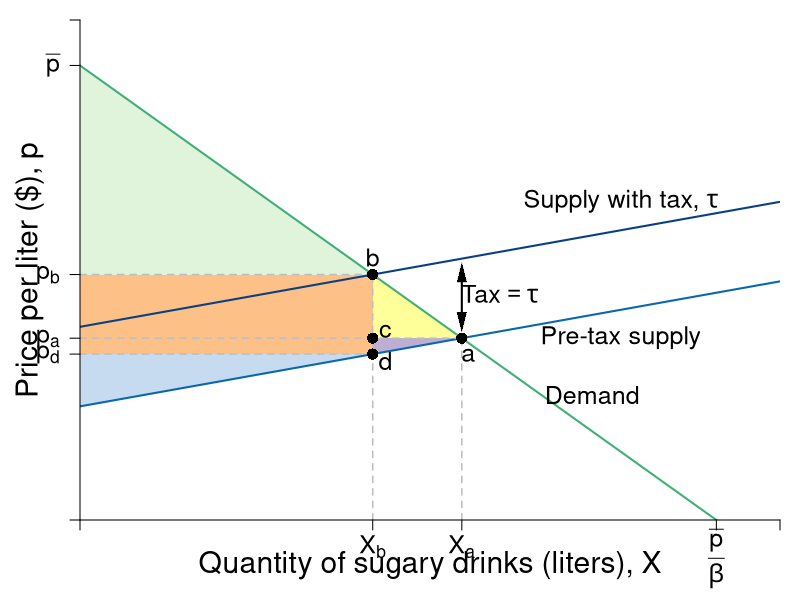

This figure's R source:
require(shape)
library(tidyverse)
pdf(file = "firmmarketsupply/sugar_tax_efficiency_elastic.pdf", width = 9, height = 7)

#Set parameters for graphics
axislabelsize <- 1.8
labelsize <- 1.5
namesize <- 1.8
annotatesize <- 1.5
graphlinewidth <- 2
segmentlinewidth <- 1.5

COL <- c("#7fc97f", "#beaed4", "#fdc086", "#ffff99", "#386cb0", "#f0027f", "#bf5b17", "#666666")
COLA <- c("#e0f3db", "#99d8c9","#66c2a4","#41ae76", "#238b45", "#005824")
COLB <- c("#c6dbef", "#4eb3d3", "#2b8cbe", "#0868ac","#084081")
COLC <- c("#fcfbfd", "#efedf5", "#dadaeb", "#bcbddc", "#9e9ac8", "#807dba", "#6a51a3", "#54278f", "#3f007d")

par(mar =  c(4, 4, 1, 1))

mrsA <- function(x, rmax = 20, xmax = 10) {
  rmax - (rmax/xmax)*x
}

uA <- function(x, y, rmax = 20, xmax = 10) {
  y + rmax*x - (1/2)(rmax/xmax)*x^2
}

Qs <- function(x, slope = 0.5, tax = 0){
  slope*x + 5 + tax
}

Qs_tax<- function(x, slope = 0.5, tax = 3.5){
  slope*x + 5 + tax
}

xlims <- c(0, 11)
ylims <- c(0, 22)

npts <- 501 
x <- seq(xlims[1], xlims[2], length.out = npts)
y <- seq(ylims[1], ylims[2], length.out = npts) 
a <- c(46.08, 55, 64)
b <- c(46.08, 55, 64)

#Equilibrium intersections
eq1 <- uniroot(function(x)  mrsA(x) - Qs(x)  , c(.01,10), tol=1e-8)   
eq2 <- uniroot(function(x)  mrsA(x) - Qs_tax(x)  , c(.01,10), tol=1e-8) 
xpre <- as.numeric(eq1[1])
xpost <- as.numeric(eq2[1])

plot(0, 0, xlim = xlims, ylim = ylims, type = "n",
     xlab = expression(paste("")),
     ylab = expression(paste("")), 
     xaxt = "n", 
     yaxt = "n", 
     cex.lab = axislabelsize, 
     bty = "n",
     xaxs = "i", 
     yaxs = "i")


ticksy <- c(0, Qs(xpost),  Qs(xpre), Qs_tax(xpost), 20, ylims[2])
ylabels <- c(NA, expression(paste(p[d])), expression(paste(p[a])), expression(paste(p[b])), expression(paste(bar(p) )), NA)
ticksx <- c(0, xpost, xpre, 10, xlims[2])
xlabels <- c(NA, expression(paste(X[b])), expression(paste(X[a])), expression(paste(frac(bar(p), beta ) )), NA)


npts <- 500 
xx1 <- seq(xlims[1], xlims[2], length.out = npts)

# Tax Rev 
xpoly1 <- c(0, xpost, xpost, 0)
ypoly1 <- c(Qs(xpost), Qs(xpost), Qs_tax(xpost), Qs_tax(xpost))
polygon(x = xpoly1, y = ypoly1, col = COL[3], density=NULL, border = NA)

# DWL of PS
xpoly <- c(xpost, xpost, xpre)
ypoly <- c(Qs(xpost), Qs(xpre), Qs(xpre))
polygon(x = xpoly, y = ypoly, col = COL[2], density=NULL, border = NA)


# DWL of CS
xpoly2 <- c(xpost, xpre, xpost) 
ypoly2 <- c(Qs(xpre), Qs(xpre), Qs_tax(xpost)) 
polygon(x = xpoly2, y = ypoly2, col = COL[4], density=NULL, border = NA)

# CS 
xpoly3 <- c(0, 0, xpost)
ypoly3 <- c(Qs_tax(xpost), mrsA(0), Qs_tax(xpost))
polygon(x = xpoly3, y = ypoly3, col = COLA[1], density=NULL, border = NA)

# PS
xpoly4 <- c(0, 0, xpost, 0)
ypoly4 <- c(Qs(xpost), Qs(0), Qs(xpost), Qs(xpost))
polygon(x = xpoly4, y = ypoly4, col = COLB[1], density=NULL, border = NA)


#Lines for mrs graph
lines(xx1, mrsA(xx1), col = COLA[4], lwd = graphlinewidth)

lines(xx1, Qs(xx1), col = COLB[4], lwd = graphlinewidth)
lines(xx1, Qs_tax(xx1), col = COLB[5], lwd = graphlinewidth)

# Prices
##Price with tax
segments(0, Qs_tax(xpost), xpost, Qs_tax(xpost), lty = 2, col = "gray" , lwd = segmentlinewidth) 
##Price pre-tax
segments(0, Qs(xpre), xpre, Qs(xpre), lty = 2, col = "gray" , lwd = segmentlinewidth)

# Vert Seg from Q 
segments(xpost, 0, xpost, Qs_tax(xpost), lty = 2, col = "gray" , lwd = segmentlinewidth)

segments(xpre, 0, xpre, Qs(xpre), lty = 2, col = "gray" , lwd = segmentlinewidth)

# Horizontal to PS
segments(0, Qs(xpost), xpost, Qs(xpost), lty = 2, col = "gray" , lwd = segmentlinewidth)

#Label axes
#mtext(expression(paste("Quantity of sugary drinks (liters), ", X)), side=1, line = 2.5, cex = axislabelsize)
text(0.5*xlims[2], -2, expression(paste("Quantity of sugary drinks (liters), ", X)), xpd = TRUE, cex = axislabelsize) 
text(-0.8, 0.5*ylims[2], expression(paste("Price per liter ($), ", p)), xpd = TRUE, cex = axislabelsize, srt = 90) 

#Label a
points(xpost, Qs_tax(xpost), pch = 16, col = "black", cex = 1.5)
text(xpost, Qs_tax(xpost) + 0.75, expression(b), cex = annotatesize)

#Label b
points(xpre, Qs(xpre), pch = 16, col = "black", cex = 1.5)
text(xpre + 0.1, Qs(xpre) - 0.75, expression(a), cex = annotatesize)

#Label c
points(xpost, Qs(xpost), pch = 16, col = "black", cex = 1.5)
text(xpost + 0.2, Qs(xpost) - 0.3, expression(d), cex = annotatesize)

#Label d
points(xpost, Qs(xpre) , pch = 16, col = "black", cex = 1.5)
text(xpost + 0.2, Qs(xpre) + 0.3, expression(c), cex = annotatesize)

#segments(4.11765, 6.17647, 5.88, 8.88, lty = 1, col = COL[2] , lwd = graphlinewidth)
text(8.5, 14, expression(paste("Supply with tax, ", tau)), cex = labelsize)
#text(8.5, 14, expression(paste(p(x) == (c + tau) + x)), cex = labelsize)
#text(8.5, 7.8, expression(paste("Pre-tax supply, ", p(x) == c + x)), cex = labelsize)
text(8.5, 8, expression(paste("Pre-tax supply")), cex = labelsize)

#Label mrs function
text(8.05, 5.5, expression(paste("Demand")), cex = labelsize)
Arrows(6, 8.7, 6, 10.9, col = "black", lty = 1, lwd = 2, arr.type = "triangle", arr.lwd = 0.2, code = 3)
text(6.6, 9.95, expression(paste("Tax" == tau)), cex = labelsize)

# Label CS
#text(1.2, 14, expression(paste("Consumer Surplus")))
axis(1, at = ticksx, pos = 0, labels = FALSE)
text(x = ticksx, par("usr")[3] - 0.4, labels = xlabels, srt = 0, pos = 1, xpd = TRUE, cex = labelsize)
axis(2, at = ticksy, pos = 0, labels = ylabels, las = 1, cex.axis = labelsize)


dev.off()
